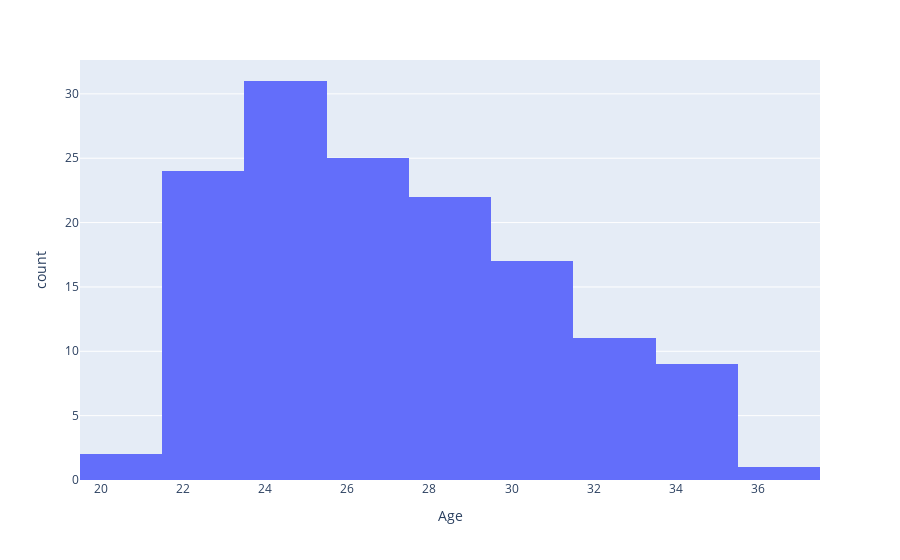

Here is the notebook cell this chart was saved with:
### Markdown cell above
### Looking at the distributions of the data
Let's take a look at the distribution of the 4 stats that describe the physical characteristics of the players.

**Plot the four distributions about `height`, `weight`, `age` and `BMI`.**

### Code cell
import plotly.express as px
df = wnba['Age']
fig = px.histogram(df, x="Age")
fig.show()

### Figure 1 — Plotly figure (JSON) as saved in the notebook; plotly's stock layout.template omitted (floating-point values rounded to 4 significant figures; data arrays with more than 128 entries replaced by an {"elided": "..."} marker saying what was removed)
{"data": [{"alignmentgroup": "True", "bingroup": "x", "hoverlabel": {"namelength": 0}, "hovertemplate": "Age=%{x}<br>count=%{y}", "legendgroup": "", "marker": {"color": "#636efa"}, "name": "", "offsetgroup": "", "orientation": "v", "showlegend": false, "type": "histogram", "x": {"elided": "142 int values"}, "xaxis": "x", "yaxis": "y"}], "layout": {"barmode": "relative", "legend": {"tracegroupgap": 0}, "margin": {"t": 60}, "xaxis": {"anchor": "y", "domain": [0, 1], "title": {"text": "Age"}}, "yaxis": {"anchor": "x", "domain": [0, 1], "title": {"text": "count"}}}}
